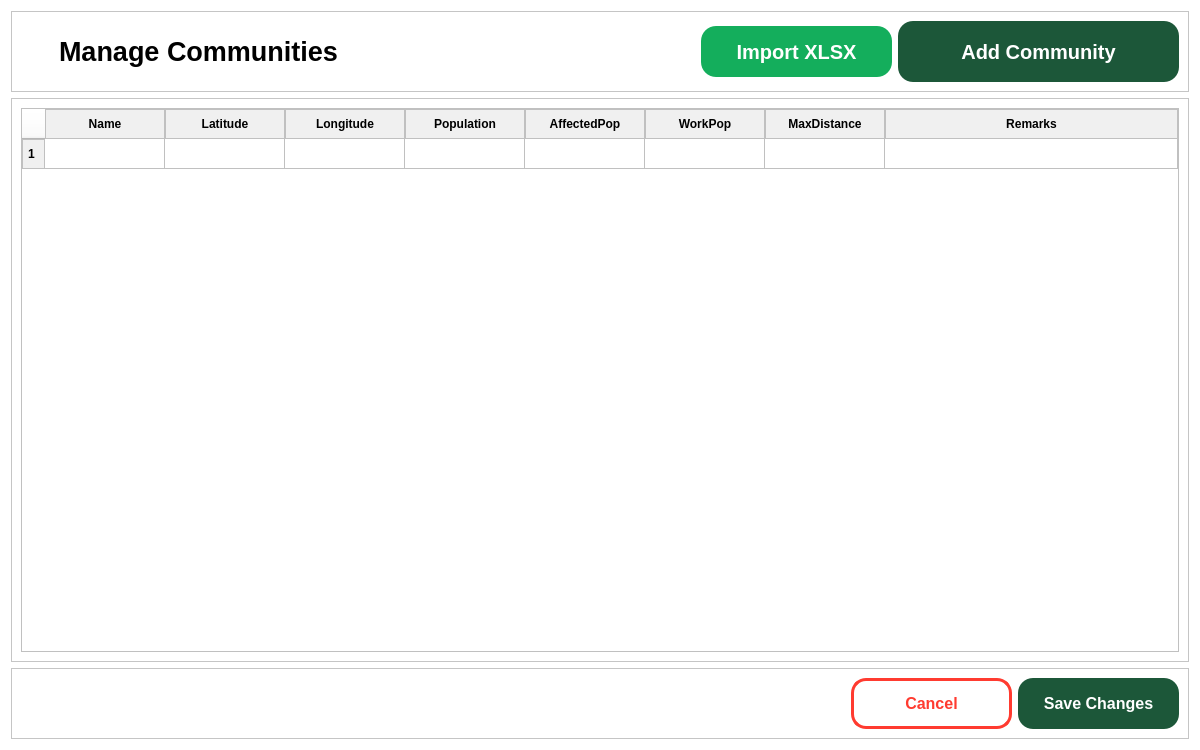
<?xml version="1.0" encoding="UTF-8"?>
<ui version="4.0">
 <class>EntityManagementCommunities</class>
 <widget class="QDialog" name="EntityManagementCommunities">
  <property name="geometry">
   <rect>
    <x>0</x>
    <y>0</y>
    <width>1200</width>
    <height>750</height>
   </rect>
  </property>
  <property name="windowTitle">
   <string>Dialog</string>
  </property>
  <property name="styleSheet">
   <string notr="true">* {
background-color: white;
}</string>
  </property>
  <layout class="QVBoxLayout" name="verticalLayout">
   <item>
    <widget class="QFrame" name="frame">
     <property name="frameShape">
      <enum>QFrame::StyledPanel</enum>
     </property>
     <property name="frameShadow">
      <enum>QFrame::Raised</enum>
     </property>
     <layout class="QHBoxLayout" name="horizontalLayout">
      <item>
       <widget class="QPushButton" name="mc_back_btn">
        <property name="cursor">
         <cursorShape>PointingHandCursor</cursorShape>
        </property>
        <property name="styleSheet">
         <string notr="true">QPushButton{
	background-color: none;
	border: none;
}</string>
        </property>
        <property name="text">
         <string/>
        </property>
        <property name="icon">
         <iconset resource="resources.qrc">
          <normaloff>:/ICONS/462547553_520698087383761_137860076397263527_n.png</normaloff>:/ICONS/462547553_520698087383761_137860076397263527_n.png</iconset>
        </property>
        <property name="iconSize">
         <size>
          <width>40</width>
          <height>40</height>
         </size>
        </property>
        <property name="checkable">
         <bool>true</bool>
        </property>
        <property name="checked">
         <bool>true</bool>
        </property>
       </widget>
      </item>
      <item>
       <widget class="QLabel" name="label">
        <property name="font">
         <font>
          <pointsize>20</pointsize>
          <weight>75</weight>
          <bold>true</bold>
         </font>
        </property>
        <property name="text">
         <string>Manage Communities</string>
        </property>
       </widget>
      </item>
      <item>
       <spacer name="horizontalSpacer">
        <property name="orientation">
         <enum>Qt::Horizontal</enum>
        </property>
        <property name="sizeHint" stdset="0">
         <size>
          <width>40</width>
          <height>20</height>
         </size>
        </property>
       </spacer>
      </item>
      <item>
       <widget class="QPushButton" name="mc_import_btn">
        <property name="minimumSize">
         <size>
          <width>191</width>
          <height>51</height>
         </size>
        </property>
        <property name="maximumSize">
         <size>
          <width>161</width>
          <height>51</height>
         </size>
        </property>
        <property name="font">
         <font>
          <pointsize>15</pointsize>
          <weight>75</weight>
          <bold>true</bold>
         </font>
        </property>
        <property name="cursor">
         <cursorShape>PointingHandCursor</cursorShape>
        </property>
        <property name="styleSheet">
         <string notr="true">QPushButton {
    background-color: #14AE5C;
    color: white;
    padding: 5px;
    border: none;
    border-radius: 15px;
}

QPushButton:hover {
    background-color: #12c753;
}

QPushButton:pressed {
    background-color: #E63946;
}
</string>
        </property>
        <property name="text">
         <string>Import XLSX</string>
        </property>
        <property name="checkable">
         <bool>true</bool>
        </property>
       </widget>
      </item>
      <item>
       <widget class="QPushButton" name="mc_add_community_btn">
        <property name="minimumSize">
         <size>
          <width>281</width>
          <height>61</height>
         </size>
        </property>
        <property name="font">
         <font>
          <pointsize>15</pointsize>
          <weight>75</weight>
          <bold>true</bold>
         </font>
        </property>
        <property name="cursor">
         <cursorShape>PointingHandCursor</cursorShape>
        </property>
        <property name="styleSheet">
         <string notr="true">QPushButton {
    background-color: #1C5739;
    color: white;
    padding: 5px;
    border: none;
    border-radius: 15px;
}

QPushButton:hover {
    background-color: #25754c;
}

QPushButton:pressed {
    background-color: #1C5739;
}
</string>
        </property>
        <property name="text">
         <string>Add Community</string>
        </property>
        <property name="icon">
         <iconset resource="resources.qrc">
          <normaloff>:/ICONS/460625174_1063840541791504_8083137884705313080_n.png</normaloff>:/ICONS/460625174_1063840541791504_8083137884705313080_n.png</iconset>
        </property>
        <property name="iconSize">
         <size>
          <width>35</width>
          <height>35</height>
         </size>
        </property>
        <property name="checkable">
         <bool>true</bool>
        </property>
        <property name="default">
         <bool>false</bool>
        </property>
        <property name="flat">
         <bool>false</bool>
        </property>
       </widget>
      </item>
     </layout>
    </widget>
   </item>
   <item>
    <widget class="QFrame" name="frame_2">
     <property name="frameShape">
      <enum>QFrame::StyledPanel</enum>
     </property>
     <property name="frameShadow">
      <enum>QFrame::Raised</enum>
     </property>
     <layout class="QHBoxLayout" name="horizontalLayout_2">
      <item>
       <widget class="QTableWidget" name="communityInfo_table">
        <property name="styleSheet">
         <string notr="true">QHeaderView::section {
    font-weight: bold;
    background-color: #F0F0F0;
    color: black;            
    padding: 5px;              
    border: 1px solid #C0C0C0;
}

QTableWidget {
    background-color: transparent;
    gridline-color: #C0C0C0;
    border: 1px solid #C0C0C0;
}

QTableWidget::item {
	background-color: transparent;
	color: black;
    padding: 5px;
}

QTableWidget::item::selected {
	color: transparent;
}

QPushButton {
    background-color: transparent;
    border: none;
}

QPushButton:hover {
    background-color: #E8F4F8;
    border-radius: 5px;
}

QTableWidget::item:selected {
    background-color: #CCE7F0;
    color: black;
}
</string>
        </property>
        <property name="frameShadow">
         <enum>QFrame::Raised</enum>
        </property>
        <attribute name="horizontalHeaderVisible">
         <bool>true</bool>
        </attribute>
        <attribute name="horizontalHeaderDefaultSectionSize">
         <number>120</number>
        </attribute>
        <attribute name="horizontalHeaderMinimumSectionSize">
         <number>100</number>
        </attribute>
        <attribute name="horizontalHeaderStretchLastSection">
         <bool>true</bool>
        </attribute>
        <attribute name="verticalHeaderVisible">
         <bool>true</bool>
        </attribute>
        <attribute name="verticalHeaderHighlightSections">
         <bool>true</bool>
        </attribute>
        <row>
         <property name="text">
          <string>1</string>
         </property>
        </row>
        <column>
         <property name="text">
          <string>Name</string>
         </property>
        </column>
        <column>
         <property name="text">
          <string>Latitude</string>
         </property>
        </column>
        <column>
         <property name="text">
          <string>Longitude</string>
         </property>
        </column>
        <column>
         <property name="text">
          <string>Population</string>
         </property>
        </column>
        <column>
         <property name="text">
          <string>AffectedPop</string>
         </property>
        </column>
        <column>
         <property name="text">
          <string>WorkPop</string>
         </property>
        </column>
        <column>
         <property name="text">
          <string>MaxDistance</string>
         </property>
        </column>
        <column>
         <property name="text">
          <string>Remarks</string>
         </property>
        </column>
       </widget>
      </item>
     </layout>
    </widget>
   </item>
   <item>
    <widget class="QFrame" name="frame_3">
     <property name="sizePolicy">
      <sizepolicy hsizetype="Preferred" vsizetype="Minimum">
       <horstretch>0</horstretch>
       <verstretch>0</verstretch>
      </sizepolicy>
     </property>
     <property name="frameShape">
      <enum>QFrame::StyledPanel</enum>
     </property>
     <property name="frameShadow">
      <enum>QFrame::Raised</enum>
     </property>
     <layout class="QHBoxLayout" name="horizontalLayout_3">
      <item>
       <spacer name="horizontalSpacer_2">
        <property name="orientation">
         <enum>Qt::Horizontal</enum>
        </property>
        <property name="sizeHint" stdset="0">
         <size>
          <width>40</width>
          <height>20</height>
         </size>
        </property>
       </spacer>
      </item>
      <item>
       <widget class="QPushButton" name="mc_cancel_changes_btn">
        <property name="minimumSize">
         <size>
          <width>161</width>
          <height>51</height>
         </size>
        </property>
        <property name="maximumSize">
         <size>
          <width>161</width>
          <height>51</height>
         </size>
        </property>
        <property name="font">
         <font>
          <pointsize>12</pointsize>
          <weight>75</weight>
          <bold>true</bold>
         </font>
        </property>
        <property name="cursor">
         <cursorShape>PointingHandCursor</cursorShape>
        </property>
        <property name="styleSheet">
         <string notr="true">QPushButton {
    background-color: #fff;
    color: #FF3B30;
    padding: 5px;
    border: 3px solid #FF3B30 ;
    border-radius: 15px;
}

QPushButton:hover {
    background-color: #f0f0f0;
}

QPushButton:pressed {
    background-color: #E63946;
}
</string>
        </property>
        <property name="text">
         <string>Cancel</string>
        </property>
        <property name="checkable">
         <bool>true</bool>
        </property>
       </widget>
      </item>
      <item>
       <widget class="QPushButton" name="mc_save_changes_btn">
        <property name="minimumSize">
         <size>
          <width>161</width>
          <height>51</height>
         </size>
        </property>
        <property name="maximumSize">
         <size>
          <width>161</width>
          <height>51</height>
         </size>
        </property>
        <property name="font">
         <font>
          <pointsize>12</pointsize>
          <weight>75</weight>
          <bold>true</bold>
         </font>
        </property>
        <property name="cursor">
         <cursorShape>PointingHandCursor</cursorShape>
        </property>
        <property name="styleSheet">
         <string notr="true">QPushButton {
    background-color: #1C5739;
    color: white;
    padding: 5px;
    border: none;
    border-radius: 15px;
}

QPushButton:hover {
    background-color: #25754c;
}

QPushButton:pressed {
    background-color: #1C5739;
}
</string>
        </property>
        <property name="text">
         <string>Save Changes</string>
        </property>
        <property name="checkable">
         <bool>true</bool>
        </property>
       </widget>
      </item>
     </layout>
    </widget>
   </item>
  </layout>
 </widget>
 <resources>
  <include location="resources.qrc"/>
 </resources>
 <connections/>
</ui>
